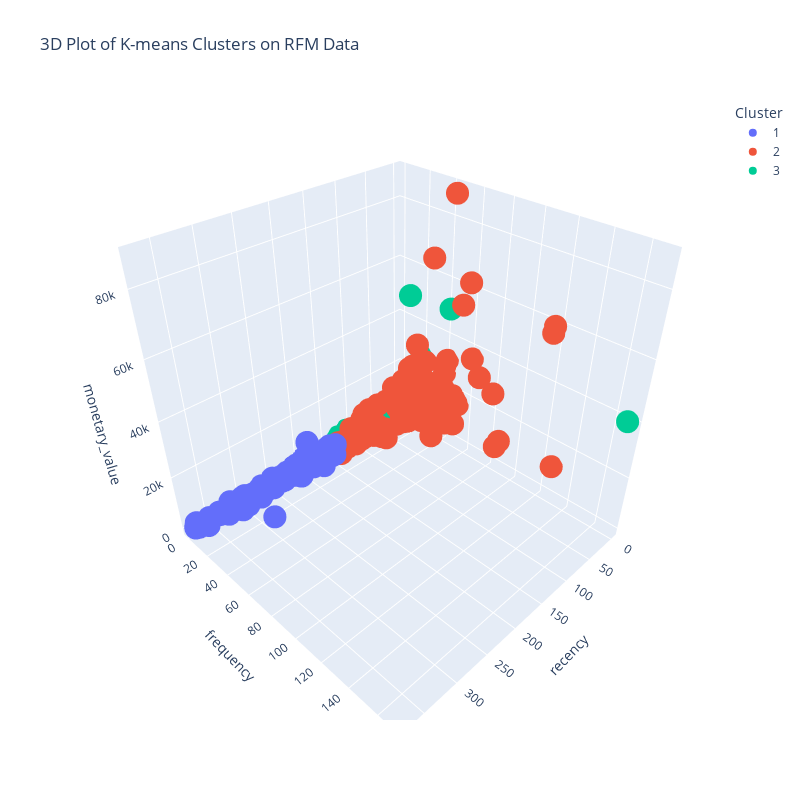

The code cell stored with this chart in its notebook:
### Markdown cell above
let's remove the outliers for better visibility

### Code cell
plot_df = fe_df[fe_df['frequency'] < 50]
plot_df = fe_df[fe_df['monetary_value'] < 100_000]

fig = px.scatter_3d(plot_df, x='recency', y='frequency', z='monetary_value',
                    color='Cluster', title='3D Plot of K-means Clusters on RFM Data'
                    ,width=800, height=800)
fig.show()

### Figure 1 — Plotly figure (JSON) as saved in the notebook; plotly's stock layout.template omitted (floating-point values rounded to 4 significant figures; data arrays with more than 128 entries replaced by an {"elided": "..."} marker saying what was removed)
{"data": [{"hovertemplate": "Cluster=1<br>recency=%{x}<br>frequency=%{y}<br>monetary_value=%{z}<extra></extra>", "legendgroup": "1", "marker": {"color": "#636efa", "symbol": "circle"}, "mode": "markers", "name": "1", "scene": "scene", "showlegend": true, "type": "scatter3d", "x": {"elided": "1036 int values"}, "y": {"elided": "1036 int values"}, "z": {"elided": "1036 float values"}}, {"hovertemplate": "Cluster=2<br>recency=%{x}<br>frequency=%{y}<br>monetary_value=%{z}<extra></extra>", "legendgroup": "2", "marker": {"color": "#EF553B", "symbol": "circle"}, "mode": "markers", "name": "2", "scene": "scene", "showlegend": true, "type": "scatter3d", "x": {"elided": "2742 int values"}, "y": {"elided": "2742 int values"}, "z": {"elided": "2742 float values"}}, {"hovertemplate": "Cluster=3<br>recency=%{x}<br>frequency=%{y}<br>monetary_value=%{z}<extra></extra>", "legendgroup": "3", "marker": {"color": "#00cc96", "symbol": "circle"}, "mode": "markers", "name": "3", "scene": "scene", "showlegend": true, "type": "scatter3d", "x": {"elided": "524 int values"}, "y": {"elided": "524 int values"}, "z": {"elided": "524 float values"}}], "layout": {"height": 800, "legend": {"title": {"text": "Cluster"}, "tracegroupgap": 0}, "scene": {"domain": {"x": [0, 1], "y": [0, 1]}, "xaxis": {"title": {"text": "recency"}}, "yaxis": {"title": {"text": "frequency"}}, "zaxis": {"title": {"text": "monetary_value"}}}, "title": {"text": "3D Plot of K-means Clusters on RFM Data"}, "width": 800}}
